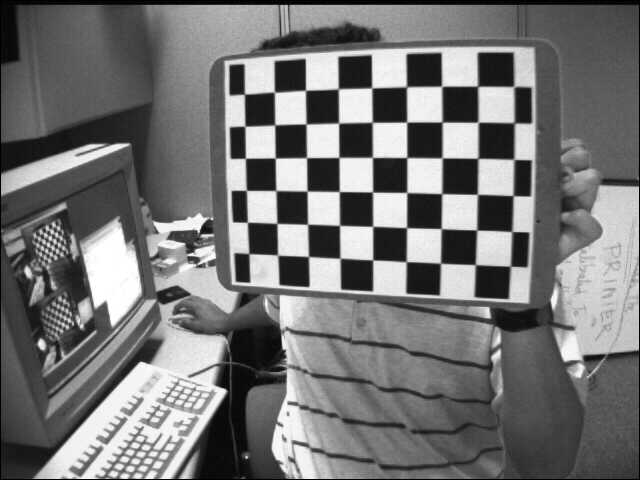
#> input picture VC/Aula6/images/left01.jpg, 640 x 480 px; its folder holds only this picture in this run
$ python chessboard_2.py
#> lines starting #> are read from the running program, lines starting #| are printed output that depends on the picture; after the words box and inside, x2 and y2 are one past the last pixel; in counts of white or black regions, pixels touching at a corner belong together; long printed decimals are rounded
# ***********************************************************************************
# Name:           chessboard.py
# Revision:
# Date:           28-10-2019
# Author:         Paulo Dias
# Comments:       ChessBoard Tracking
#
# images         left1.jpg->left19.jpg
# Revision:
# Libraries:    Python 3.7.3 + openCV 4.1.0
# ***********************************************************************************
import numpy as np
import cv2
import glob

# Board Size
board_h = 9
board_w = 6

# Arrays to store object points and image points from all the images.
objpoints = [] # 3d point in real world space
imgpoints = [] # 2d points in image plane.

def draw(img, corners, imgpts):
    imgpts = np.int32(imgpts).reshape(-1,2)
    # draw ground floor in green
    img = cv2.drawContours(img, [imgpts[:4]],-1,(0,255,0),3)
    # draw pillars in blue color
    for i,j in zip(range(4),range(4,8)):
        img = cv2.line(img, tuple(imgpts[i]), tuple(imgpts[j]),(255),3)
    # draw top layer in red color
    img = cv2.drawContours(img, [imgpts[4:]],-1,(0,0,255),3)
    return img

def  FindAndDisplayChessboard(img):
    # Find the chess board corners
    gray = cv2.cvtColor(img, cv2.COLOR_BGR2GRAY)
    ret, corners = cv2.findChessboardCorners(gray, (board_w,board_h),None)
    # If found, display image with corners
    if ret == True:
        img = cv2.drawChessboardCorners(img, (board_w, board_h), corners, ret)
        cv2.imshow('img',img)
        cv2.waitKey(500)

    return ret, corners

# prepare object points, like (0,0,0), (1,0,0), (2,0,0) ....,(6,5,0)
objp = np.zeros((board_w*board_h,3), np.float32)
objp[:,:2] = np.mgrid[0:board_w,0:board_h].T.reshape(-1,2)

# Arrays to store object points and image points from all the images.
objpoints = [] # 3d point in real world space
imgpoints = [] # 2d points in image plane.


# Read images
images = glob.glob('./images/left*.jpg')
window_size = (5 ,5)
zero_zone = (-1,-1)
criteria = None

for fname in images:
    img_frame = cv2.imread(fname)
#> img_frame is the input picture: shape (480, 640, 3); min 0, max 255, mean 116.6
    gray = cv2.cvtColor(img_frame,cv2.COLOR_BGR2GRAY)
    ret, corners = FindAndDisplayChessboard(img_frame)
#> in FindAndDisplayChessboard, `ret, corners = cv2.findChessboardCorners(gray, (board_w,board_h),None)`: ret = True; corners = 54 rows, first 8: [248.8, 253.6], [247.4, 222.5], [246.4, 190.3], [245.5, 158.4], [245, 126.5], [244.5, 94.33], [277.5, 255.2], [276.8, 223.4]
#> ret = True
    corners = cv2.cornerSubPix(gray, corners, winSize=window_size, zeroZone=zero_zone, criteria=criteria)
#> corners = 54 rows, first 8: [248.8, 253.6], [247.4, 222.3], [246.4, 190.4], [245.4, 158.3], [244.9, 126.2], [244.4, 94.16], [277.6, 255.1], [276.9, 223.4]
    if ret == True:
        objpoints.append(objp)
        imgpoints.append(corners)

ret, intrinsics, distortion, rvecs, tvecs = cv2.calibrateCamera(objpoints, imgpoints, gray.shape[::-1], None, None)
#> ret = 0.159; intrinsics = [[818.3, 0, 303.6], [0, 776.3, 315.4], [0, 0, 1]]; distortion = [[-0.664, 0.321, -0.0598, 0.0229, -0.456]]; rvecs = ([-0.137, 0.534, -1.51],); tvecs = ([-1.68, -1.97, 24.96],)

img = cv2.imread(images[0])
gray = cv2.cvtColor(img,cv2.COLOR_BGR2GRAY)
ret, corners = FindAndDisplayChessboard(img) # faz o que
#> ret = True; corners = 54 rows, first 8: [248.8, 253.6], [247.4, 222.5], [246.4, 190.3], [245.5, 158.4], [245, 126.5], [244.5, 94.33], [277.5, 255.2], [276.8, 223.4]
corners = cv2.cornerSubPix(gray, corners, winSize=window_size, zeroZone=zero_zone, criteria=criteria)
#> corners = 54 rows, first 8: [248.8, 253.6], [247.4, 222.3], [246.4, 190.4], [245.4, 158.3], [244.9, 126.2], [244.4, 94.16], [277.6, 255.1], [276.9, 223.4]
object_points = np.float32(([0,0,0], [0,3,0], [3,3,0], [3,0,0],[0,0,-3],[0,3,-3],[3,3,-3],[3,0,-3])).reshape(-1,3)
imgpts, jac = cv2.projectPoints(object_points, rvecs[0], tvecs[0], intrinsics, distortion)
#> imgpts = [[248.7, 253.7], [339.9, 258.3], [338.8, 157.4], [245.6, 158.4], [197.9, 271.3], [295.7, 277.9], [293.1, 164.6], [192.9, 166]]
img = draw(img, corners=corners, imgpts=imgpts)
#> in draw, `imgpts = np.int32(imgpts).reshape(-1,2)`: imgpts = [[248, 253], [339, 258], [338, 157], [245, 158], [197, 271], [295, 277], [293, 164], [192, 166]]
#> in draw, `img = cv2.drawContours(img, [imgpts[:4]],-1,(0,255,0),3)`:
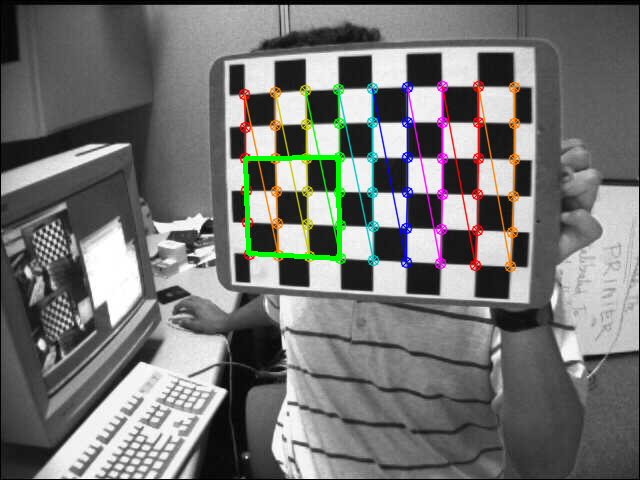
#> img: shape (480, 640, 3); mean B, G, R 114.9, 116.6, 116.3
#> the loop in draw, `for i,j in zip(range(4),range(4,8)):` made 4 passes
#> pass 1, in draw, `img = cv2.line(img, tuple(imgpts[i]), tuple(imgpts[j]),(255),3)`:
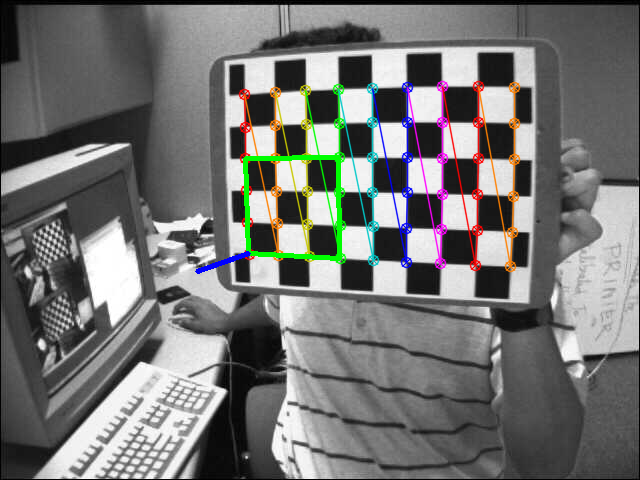
#> img: shape (480, 640, 3); 0.1% of pixels changed, all inside (x1, y1, x2, y2) = (195, 251, 251, 274)
#> pass 2, in draw, `img = cv2.line(img, tuple(imgpts[i]), tuple(imgpts[j]),(255),3)`:
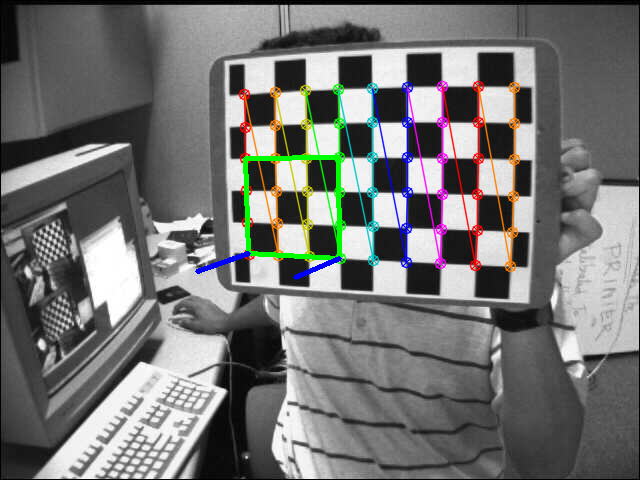
#> img: shape (480, 640, 3); 0.08% of pixels changed, all inside (x1, y1, x2, y2) = (293, 256, 342, 280)
#> pass 3, in draw, `img = cv2.line(img, tuple(imgpts[i]), tuple(imgpts[j]),(255),3)`:
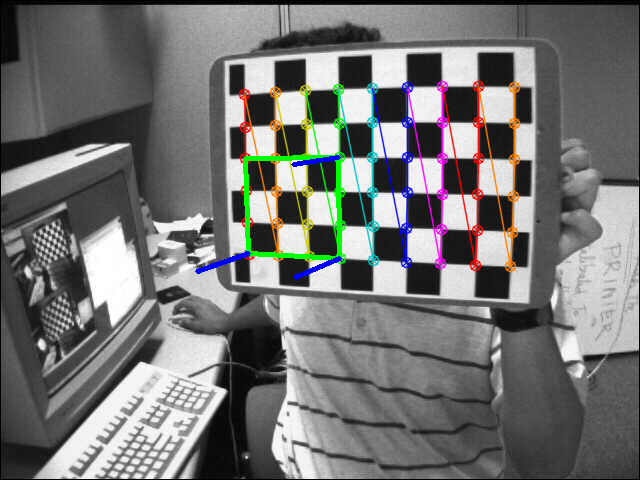
#> img: shape (480, 640, 3); 0.08% of pixels changed, all inside (x1, y1, x2, y2) = (291, 155, 341, 167)
#> after the loop in draw, `for i,j in zip(range(4),range(4,8)):`:
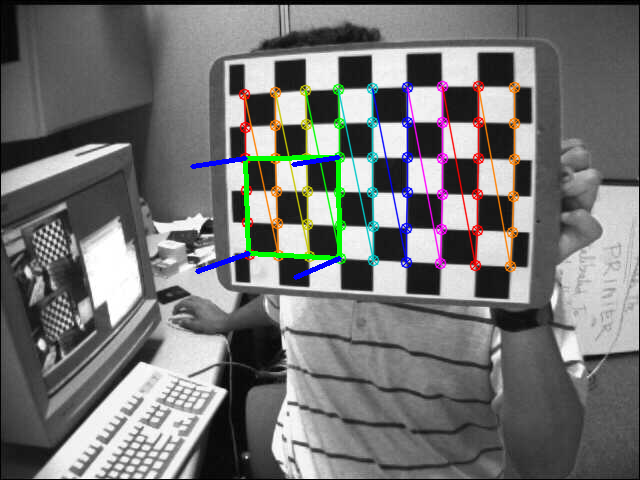
#> img: shape (480, 640, 3); 0.09% of pixels changed, all inside (x1, y1, x2, y2) = (190, 156, 248, 169)
#> in draw, `img = cv2.drawContours(img, [imgpts[4:]],-1,(0,0,255),3)`:
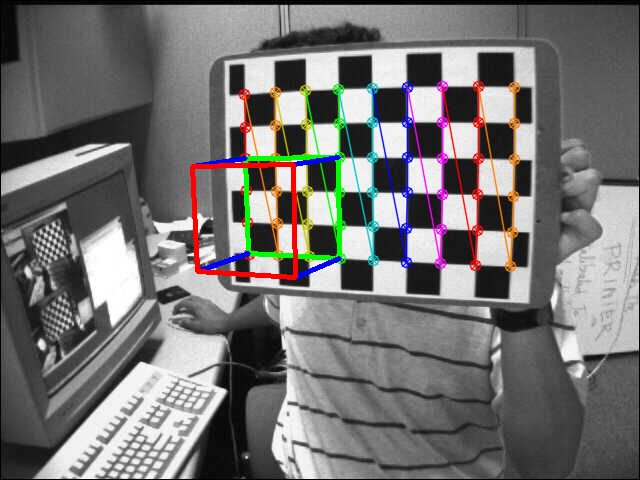
#> img: shape (480, 640, 3); 0.67% of pixels changed, all inside (x1, y1, x2, y2) = (190, 162, 298, 280)

print("Intrinsics: ")
print (intrinsics)
#| [[818.260   0.         303.554]
#|  [  0.         776.304 315.435]
#|  [  0.           0.           1.        ]]
print("Distortion : ")
print(distortion)
#| [[-0.6644  0.3209 -0.05984  0.02289 -0.4565]]
for i in range(len(tvecs)):
    print ("Translations(%d) : " % i )
    print(tvecs[0])
    print ("Rotation(%d) : " % i )
    print(rvecs[0])
#> this loop made 1 pass
#| Translations(0) :
#| [[-1.682]
#|  [-1.972]
#|  [24.959]]
#| Rotation(0) :
#| [[-0.1371]
#|  [ 0.5344]
#|  [-1.505]]

cv2.imshow('img',img)
np.savez('camera.npz', intrinsics=intrinsics, distortion=distortion, rvecs=rvecs, tvecs=tvecs)
cv2.waitKey(-1)
cv2.destroyAllWindows()

$ run again, on VC/Aula6/images/left05.jpg
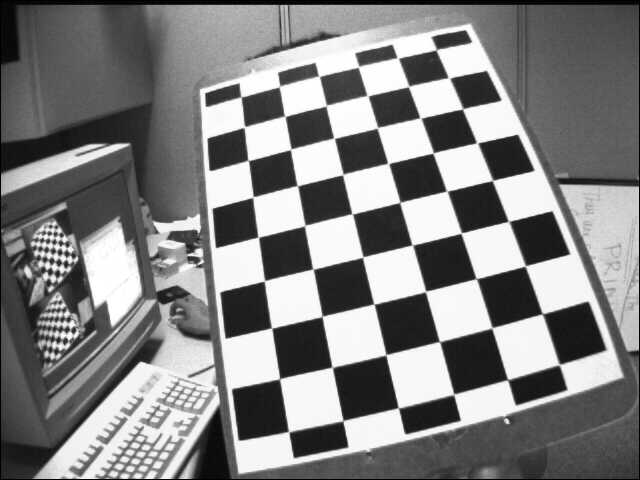
#> input picture VC/Aula6/images/left05.jpg, 640 x 480 px
#> img_frame is the input picture: shape (480, 640, 3); min 0, max 255, mean 129.8
#> in FindAndDisplayChessboard, `ret, corners = cv2.findChessboardCorners(gray, (board_w,board_h),None)`: ret = True; corners = 54 rows, first 8: [241.1, 96.86], [279, 86.93], [319.3, 76.62], [358.4, 66.89], [397.5, 57.87], [435.9, 50.23], [244.9, 126.6], [285.5, 116.6]
#> `ret, corners = FindAndDisplayChessboard(img_frame)`: ret = True
#> `corners = cv2.cornerSubPix(gray, corners, winSize=window_size, zeroZon..`: corners = 54 rows, first 8: [241, 96.84], [279.4, 86.54], [319, 76.33], [358.5, 66.8], [397.8, 58.17], [436.3, 49.7], [244.4, 127], [284.9, 116.4]
#> `ret, intrinsics, distortion, rvecs, tvecs = cv2.calibrateCamera(objpoi..`: ret = 0.199; intrinsics = [[584.8, 0, 334.8], [0, 588.5, 213.5], [0, 0, 1]]; distortion = [[-0.317, -0.202, 0.0136, 0.00581, 0.818]]; rvecs = ([-0.526, 0.0944, -0.224],); tvecs = ([-2.34, -2.88, 14.05],)
#> `ret, corners = FindAndDisplayChessboard(img)`: ret = True; corners = 54 rows, first 8: [241.1, 96.86], [279, 86.93], [319.3, 76.62], [358.4, 66.89], [397.5, 57.87], [435.9, 50.23], [244.9, 126.6], [285.5, 116.6]
#> `corners = cv2.cornerSubPix(gray, corners, winSize=window_size, zeroZon..`: corners = 54 rows, first 8: [241, 96.84], [279.4, 86.54], [319, 76.33], [358.5, 66.8], [397.8, 58.17], [436.3, 49.7], [244.4, 127], [284.9, 116.4]
#> `imgpts, jac = cv2.projectPoints(object_points, rvecs[0], tvecs[0], int..`: imgpts = [[240.8, 96.98], [252.9, 196.9], [388.2, 163.4], [358.5, 66.96], [205.1, 9.77], [209.5, 110.2], [375.4, 67.44], [342, -26.41]]
#> in draw, `imgpts = np.int32(imgpts).reshape(-1,2)`: imgpts = [[240, 96], [252, 196], [388, 163], [358, 66], [205, 9], [209, 110], [375, 67], [342, -26]]
#> after the loop in draw, `for i,j in zip(range(4),range(4,8)):`:
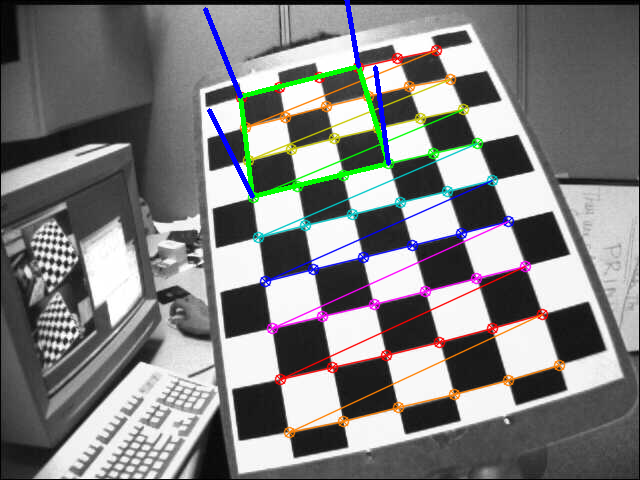
#> img: shape (480, 640, 3); mean B, G, R 127.5, 127.8, 127.7
#> in draw, `img = cv2.drawContours(img, [imgpts[4:]],-1,(0,0,255),3)`:
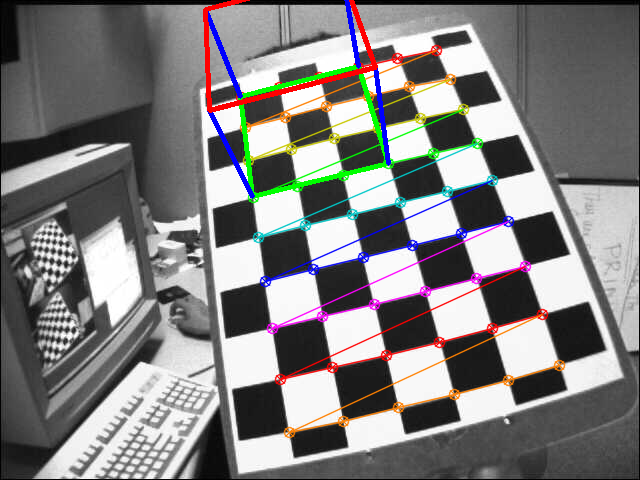
#> img: shape (480, 640, 3); 0.63% of pixels changed, all inside (x1, y1, x2, y2) = (203, 0, 378, 113)
#| [[584.808   0.         334.770]
#|  [  0.         588.538  213.507]
#|  [  0.           0.           1.        ]]
#| [[-0.3171 -0.2018  0.01363  0.005812  0.8185]]
#> the loop `for i in range(len(tvecs)):` made 1 pass
#| Translations(0) :
#| [[-2.336]
#|  [-2.883]
#|  [14.053]]
#| Rotation(0) :
#| [[-0.5261]
#> (further printed lines are left out)

$ run again, on VC/Aula6/images/left06.jpg
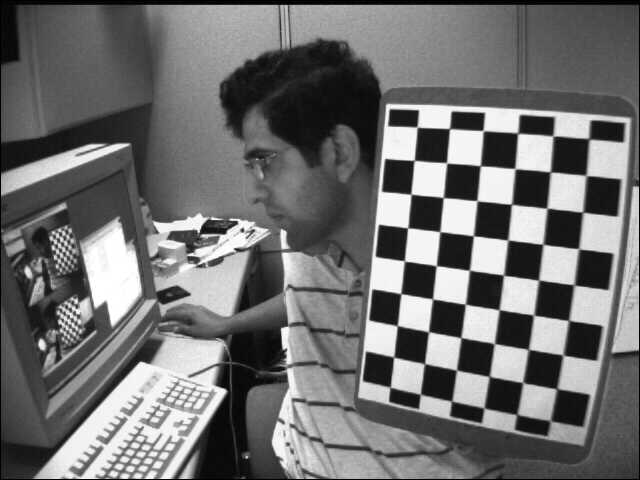
#> input picture VC/Aula6/images/left06.jpg, 640 x 480 px
#> img_frame is the input picture: shape (480, 640, 3); min 0, max 255, mean 111.6
#> in FindAndDisplayChessboard, `ret, corners = cv2.findChessboardCorners(gray, (board_w,board_h),None)`: ret = True; corners = 54 rows, first 8: [416.7, 126.5], [449.4, 128.8], [482.6, 130.1], [516.9, 133.6], [552.9, 135.9], [589.1, 139], [414.3, 160.3], [446.7, 162.9]
#> `ret, corners = FindAndDisplayChessboard(img_frame)`: ret = True
#> `corners = cv2.cornerSubPix(gray, corners, winSize=window_size, zeroZon..`: corners = 54 rows, first 8: [417, 127], [449.5, 128.6], [483, 130.6], [517.6, 133.2], [552.9, 136], [589, 138.8], [414.2, 160.4], [446.6, 162.8]
#> `ret, intrinsics, distortion, rvecs, tvecs = cv2.calibrateCamera(objpoi..`: ret = 0.153; intrinsics = [[635.7, 0, 274.6], [0, 644.1, 224.8], [0, 0, 1]]; distortion = [[-0.401, 0.082, -0.000146, 0.0362, 0.0679]]; rvecs = ([0.0572, 0.552, 0.103],); tvecs = ([4.22, -2.89, 18.84],)
#> `ret, corners = FindAndDisplayChessboard(img)`: ret = True; corners = 54 rows, first 8: [416.7, 126.5], [449.4, 128.8], [482.6, 130.1], [516.9, 133.6], [552.9, 135.9], [589.1, 139], [414.3, 160.3], [446.7, 162.9]
#> `corners = cv2.cornerSubPix(gray, corners, winSize=window_size, zeroZon..`: corners = 54 rows, first 8: [417, 127], [449.5, 128.6], [483, 130.6], [517.6, 133.2], [552.9, 136], [589, 138.8], [414.2, 160.4], [446.6, 162.8]
#> `imgpts, jac = cv2.projectPoints(object_points, rvecs[0], tvecs[0], int..`: imgpts = [[416.9, 127.1], [407.7, 227.6], [507.7, 239.9], [517.7, 133.2], [378, 114.6], [367.4, 231.2], [482.7, 246], [494.4, 120.1]]
#> in draw, `imgpts = np.int32(imgpts).reshape(-1,2)`: imgpts = [[416, 127], [407, 227], [507, 239], [517, 133], [378, 114], [367, 231], [482, 246], [494, 120]]
#> after the loop in draw, `for i,j in zip(range(4),range(4,8)):`:
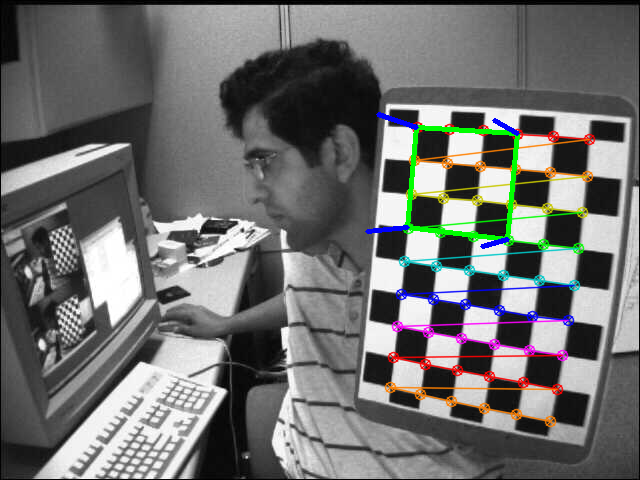
#> img: shape (480, 640, 3); mean B, G, R 110.3, 111.5, 111.1
#> in draw, `img = cv2.drawContours(img, [imgpts[4:]],-1,(0,0,255),3)`:
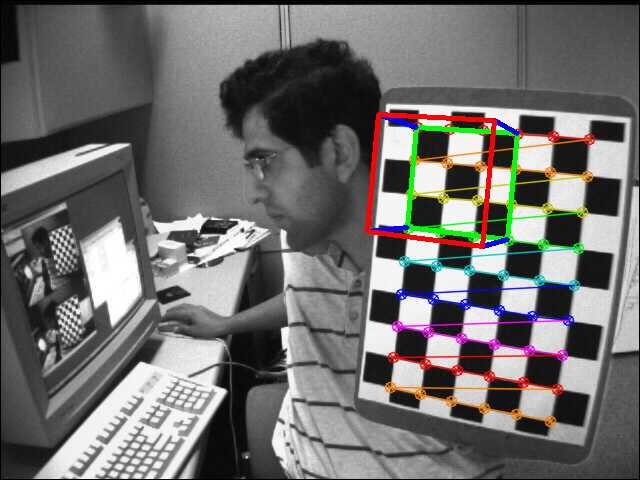
#> img: shape (480, 640, 3); 0.77% of pixels changed, all inside (x1, y1, x2, y2) = (365, 112, 497, 249)
#| [[635.674   0.         274.600]
#|  [  0.         644.089 224.776 ]
#|  [  0.           0.           1.        ]]
#| [[-4.01250415e-01  8.19620477e-02 -1.46154083e-04  3.62474810e-02
#|    6.79467002e-02]]
#> the loop `for i in range(len(tvecs)):` made 1 pass
#| Translations(0) :
#| [[ 4.221]
#|  [-2.895]
#|  [18.835]]
#| Rotation(0) :
#| [[0.05722]
#> (further printed lines are left out)

$ run again, on VC/Aula6/images/left07.jpg
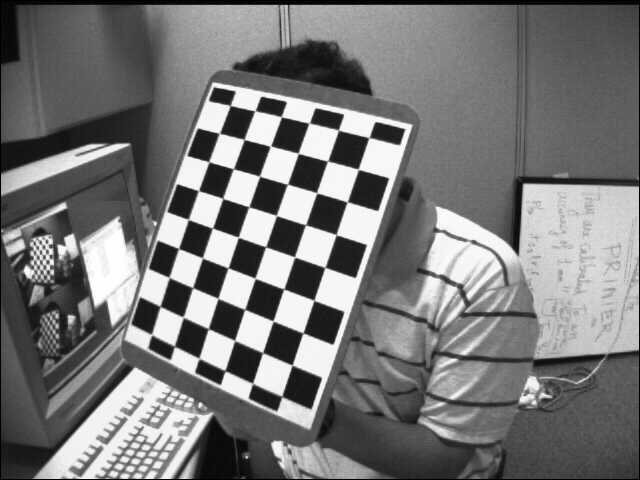
#> input picture VC/Aula6/images/left07.jpg, 640 x 480 px
#> img_frame is the input picture: shape (480, 640, 3); min 0, max 255, mean 119.5
#> in FindAndDisplayChessboard, `ret, corners = cv2.findChessboardCorners(gray, (board_w,board_h),None)`: ret = True; corners = 54 rows, first 8: [230, 105.8], [255.3, 110.6], [281.2, 116.7], [308.8, 123.2], [338.3, 129.9], [368.8, 137.9], [219.4, 133.3], [244.1, 139.6]
#> `ret, corners = FindAndDisplayChessboard(img_frame)`: ret = True
#> `corners = cv2.cornerSubPix(gray, corners, winSize=window_size, zeroZon..`: corners = 54 rows, first 8: [230.2, 105.5], [254.9, 110.7], [281.3, 116.8], [309.2, 123.1], [338.4, 130], [368.9, 137.7], [219.3, 133.4], [244.2, 139.4]
#> `ret, intrinsics, distortion, rvecs, tvecs = cv2.calibrateCamera(objpoi..`: ret = 0.144; intrinsics = [[704.9, 0, 329.4], [0, 687.2, 183.2], [0, 0, 1]]; distortion = [[-0.666, 2.68, 0.0276, 0.0164, -10.46]]; rvecs = ([-0.164, 0.403, 0.299],); tvecs = ([-3.24, -2.62, 22.2],)
#> `ret, corners = FindAndDisplayChessboard(img)`: ret = True; corners = 54 rows, first 8: [230, 105.8], [255.3, 110.6], [281.2, 116.7], [308.8, 123.2], [338.3, 129.9], [368.8, 137.9], [219.4, 133.3], [244.1, 139.6]
#> `corners = cv2.cornerSubPix(gray, corners, winSize=window_size, zeroZon..`: corners = 54 rows, first 8: [230.2, 105.5], [254.9, 110.7], [281.3, 116.8], [309.2, 123.1], [338.4, 130], [368.9, 137.7], [219.3, 133.4], [244.2, 139.4]
#> `imgpts, jac = cv2.projectPoints(object_points, rvecs[0], tvecs[0], int..`: imgpts = [[230.1, 105.5], [198.4, 190.4], [276.4, 215.5], [309.1, 123.2], [182.7, 76.11], [146, 169.9], [227.6, 195.9], [266.1, 92.06]]
#> in draw, `imgpts = np.int32(imgpts).reshape(-1,2)`: imgpts = [[230, 105], [198, 190], [276, 215], [309, 123], [182, 76], [146, 169], [227, 195], [266, 92]]
#> after the loop in draw, `for i,j in zip(range(4),range(4,8)):`:
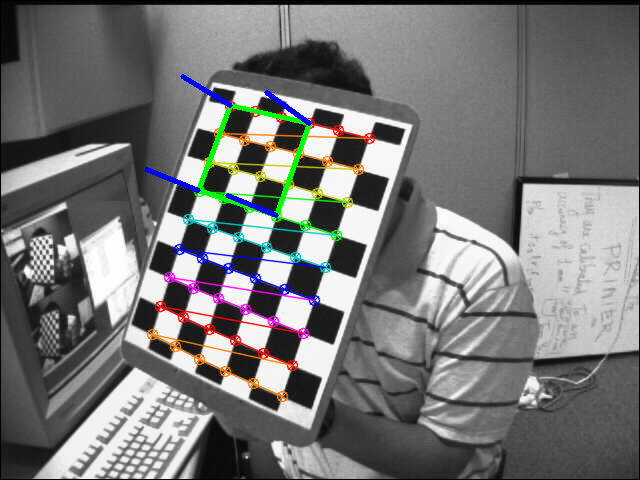
#> img: shape (480, 640, 3); mean B, G, R 118.1, 118.6, 118.5
#> in draw, `img = cv2.drawContours(img, [imgpts[4:]],-1,(0,0,255),3)`:
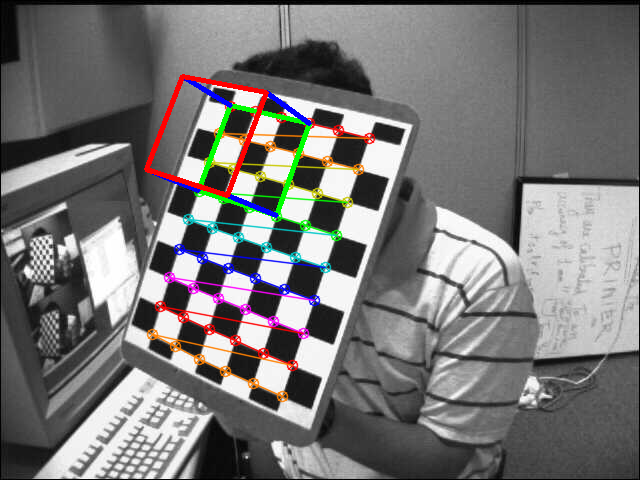
#> img: shape (480, 640, 3); 0.63% of pixels changed, all inside (x1, y1, x2, y2) = (144, 74, 269, 198)
#| [[704.933    0.         329.364]
#|  [  0.         687.223 183.176]
#|  [  0.           0.           1.        ]]
#| [[ -0.6657   2.683   0.02762   0.0164 -10.463]]
#> the loop `for i in range(len(tvecs)):` made 1 pass
#| Translations(0) :
#| [[-3.243]
#|  [-2.616]
#|  [22.201]]
#| Rotation(0) :
#| [[-0.1638]
#> (further printed lines are left out)
